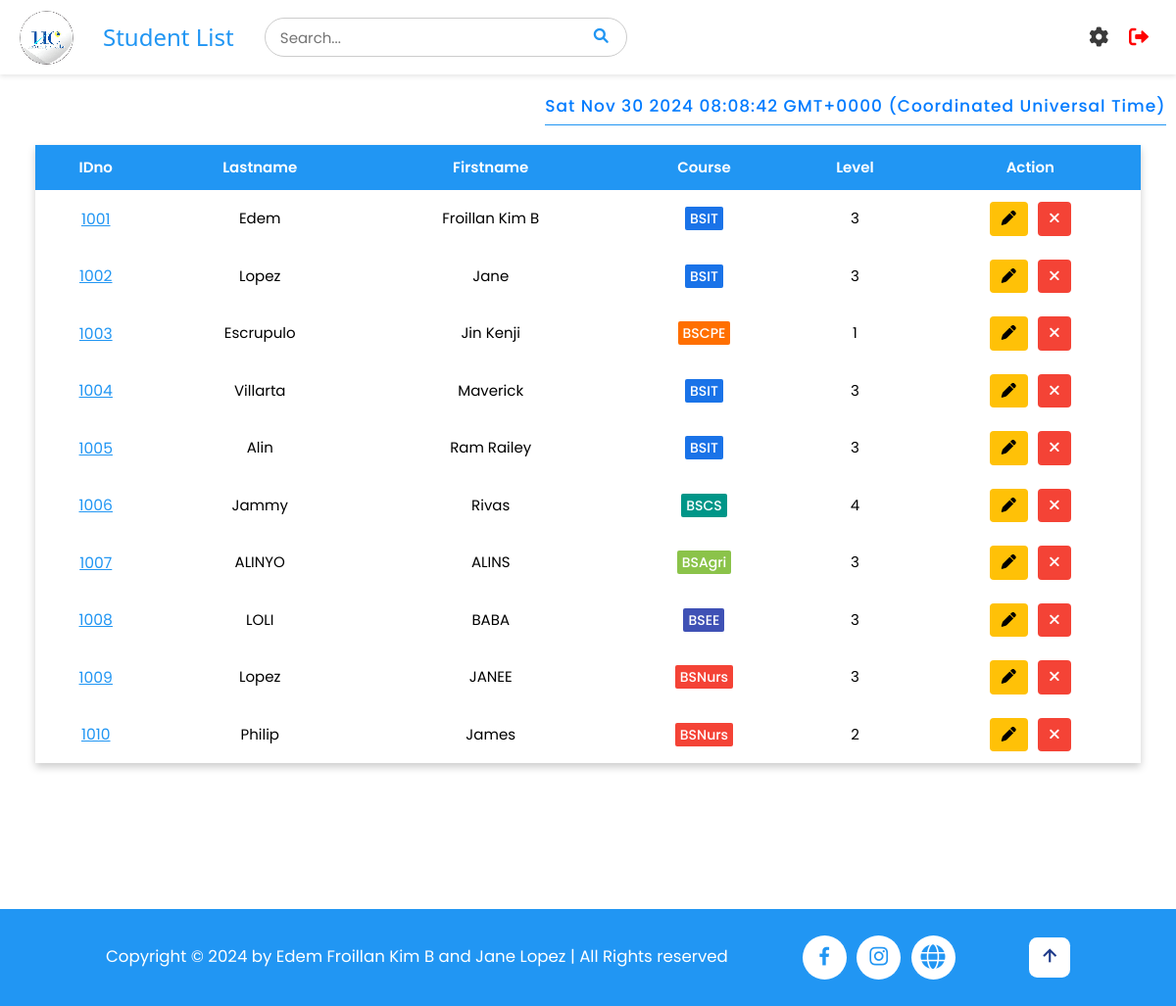
The page /students (signed in) on the database as committed earlier.
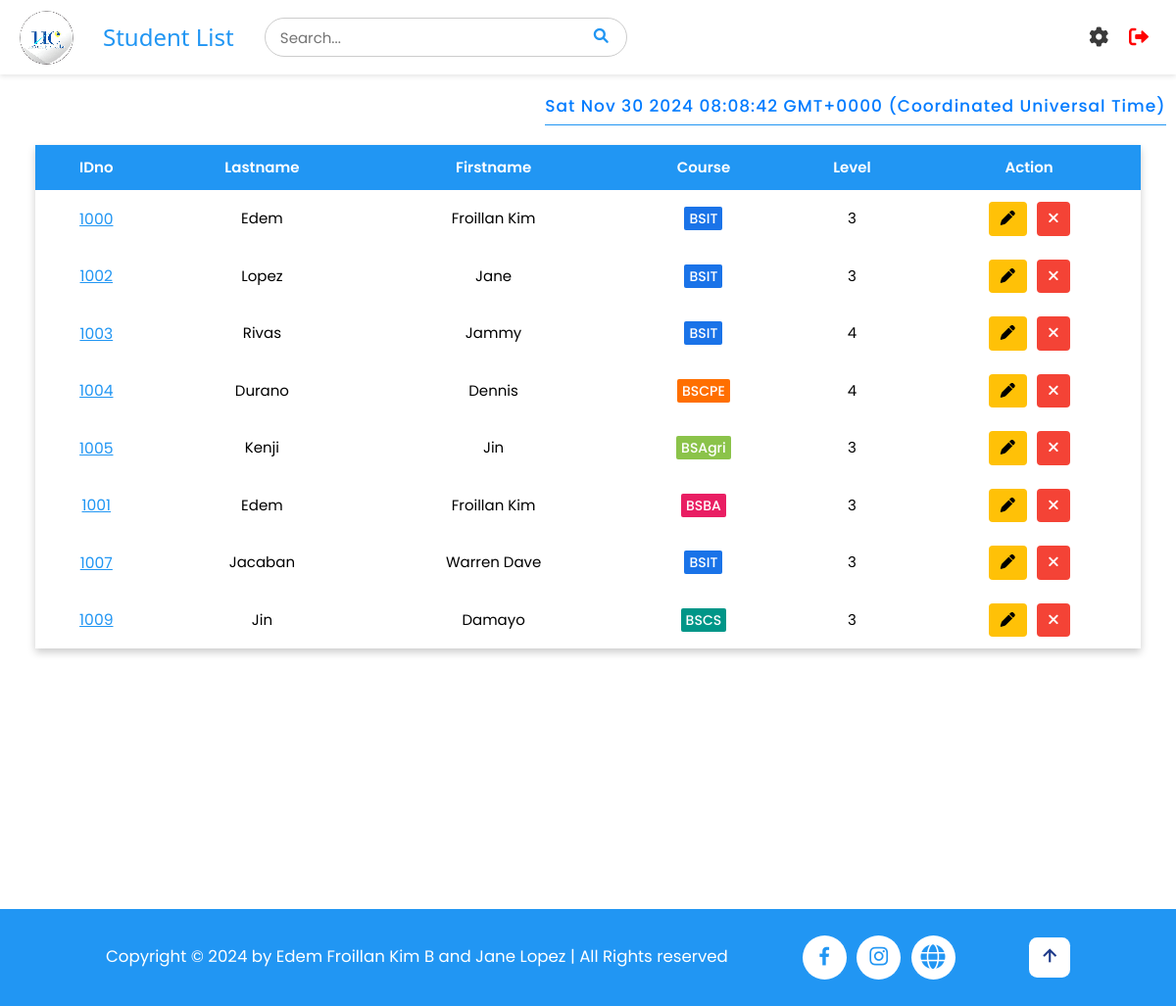
The same page on the database as committed later.
### tables this page shows
CREATE TABLE students (
                    id INTEGER PRIMARY KEY AUTOINCREMENT,
                    idno varchar(10) UNIQUE,
                    firstname varchar(50),
                    lastname varchar(50),
                    course varchar(10),
                    level varchar(5),
                    image TEXT,
                    qrcode TEXT
);

### app.py (the view)
@app.route('/students')
def student_list():
    if 'username' in session:
        pagetitle = "Student List"
        users = get_users()
        students = getall_records('students')
        return render_template('studentlist.html', data=students, pagetitle=pagetitle, users=users)
    else:
        flash("Please log in first!", "warning")
        return redirect(url_for('login'))

### app.py (called while the page is built)
@app.after_request
def after_request(response):
    response.headers['Cache-Control'] = 'no-store, no-cache, must-revalidate, post-check=0, pre-check=0, max-age=0'
    response.headers['Pragma'] = 'no-cache'
    response.headers['Expires'] = '-1'
    if hasattr(session, 'username') and 'username' not in session:
        response.headers['Cache-Control'] = 'no-store'
        response.headers['Pragma'] = 'no-cache'
        response.headers['Expires'] = '-1'
    return response

def get_users() -> object:
    return getall_records('students')

### dbhelper.py (called while the page is built)
def getprocess(sql: str, params=()) -> list:
    db = connect(database)
    cursor = db.cursor()
    cursor.row_factory = Row
    try:
        cursor.execute(sql, params)
        data = cursor.fetchall()
        return data
    finally:
        cursor.close()
        db.close()

def getall_records(table: str) -> list:
    sql = f'SELECT * FROM `{table}`'
    return getprocess(sql)

### templates/studentlist.html (shortened to what this page needs)
{% extends 'base.html' %}
{% block header %}
    {% include 'header.html' %}
{% endblock %}
{% block content %}
<div id="timestamp"></div>
<div class="full container" style="min-height: 100vh;">
<div id="main_container">
    <div class="w3-full" style="padding: 1rem 3%;">
        <div class="styled-table-wrapper">
            <table class="styled-table" id="table">
                <thead>
                    <tr id="tr1">
                        <th>IDno</th>
                        <th class="w3-hide-small">Lastname</th>
                        <th class="w3-hide-small">Firstname</th>
                        <th>Course</th>
                        <th>Level</th>
                        <th class="w3-center">Action</th>
                    </tr>
                </thead>
                <tbody>
                    {% for user in users %}
                    <tr id="tr2">
                        <td class="w3-center" data-cell="IDNO:" id="idno">
                            <a href="#" style="color: #2196F3; font-size: 1.5rem" onclick="viewStudent('{{ user['idno'] }}')">{{ user['idno'] }}</a>
                        </td>
                        <td class="w3-center w3-hide-small" data-cell="LASTNAME:">{{ user["lastname"] }}</td>
                        <td class="w3-center w3-hide-small" data-cell="FIRSTNAME:">{{ user["firstname"] }}</td>
                        <td class="w3-center" data-cell="COURSE:">
                            <span class="course-style course-{{ user['course']|lower }}">
                                {{ user["course"] }}
                            </span>
                        </td>
                        <td class="w3-center level-{{ user['level'] }}" data-cell="LEVEL:">{{ user["level"] }}</td>
                        <td class="w3-center" data-cell="ACTION:" style="display: flex; align-items: center; justify-content: center; gap: 1rem;">
                            <button class="w3-button w3-amber edit-btn edit" onclick="openEditModal('{{ user['idno'] }}', '{{ user['lastname'] }}', '{{ user['firstname'] }}', '{{ user['course'] }}', '{{ user['level'] }}')">
                                <i class="fas fa-pen"></i>
                            </button>
                            <button class="w3-button w3-red delete-btn delete" onclick="openCustomAlert('{{ user['idno'] }}')">
                                <i class="fas fa-times"></i>
                            </button>
                        </td>
                    </tr>
                    {% endfor %}
                </tbody>
            </table>
        </div>
    </div>
</div>
</div>
{% endblock %}

### templates/base.html (shortened to what this page needs)
<!DOCTYPE html>
<html>
<head>
    <link rel='stylesheet' href="{{ url_for('static', filename='css/style.css') }}">
    <link rel="stylesheet" href="https://cdnjs.cloudflare.com/ajax/libs/font-awesome/6.0.0-beta3/css/all.min.css">
    <link href='https://unpkg.com/boxicons@2.1.4/css/boxicons.min.css' rel='stylesheet'>
</head>
<body>
    <div>
        {% block header %}{% endblock %}
        {% block content %}
        {% endblock %}
    </div>
 <footer class="footer">
        <div class="footer-text">
            <p>Copyright &copy; 2024 by Edem Froillan Kim B and Jane Lopez | All Rights reserved</p>
        </div>
        <div class="social-media">
            <a href="https://www.facebook.com/universityofcebuinc"><i class='bx bxl-facebook'></i></a>
            <a href="https://www.instagram.com/ucwebmaster"><i class='bx bxl-instagram'></i></a>
            <a href="https://www.universityofcebu.net/p/scholarship.html?m=1"><i class="fa-solid fa-globe"></i></a>
        </div>
        <div class="footer-iconTop">
            <a href="#home"><i class='bx bx-up-arrow-alt' ></i></a>
        </div>
    </footer>
</body>
</html>

### templates/header.html (shortened to what this page needs)
<div class="header">
    <div class="left-section">
        <img src="../static/images/logo.png" alt="Logo" id="logo">
        <h3 class="pagetitle">{{ pagetitle }}</h3>
        <div class="search" style="position: relative;">
        <input type="text" placeholder="Search..." id="search-bar">
        <button type="submit" id="search-button"><i class="fa fa-search"></i></button>
    </div>
    </div>
    <div class="menu" style="position: relative;">
    <i class="fa solid fa-gear" id="menu-icon"></i>
    <a href="/logout" id="logout">
        <i class="fa fa-sign-out-alt"></i>
    </a>
    </div>
</div>

### templates/base.html (style rules this page uses)
html { font-size: 65%; }

Rows that differ between the two databases and show on the page:
removed students: idno "1001", lastname "Edem", firstname "Froillan Kim B", course "BSIT", level "3"
removed students: idno "1003", lastname "Escrupulo", firstname "Jin Kenji", course "BSCPE", level "1"
removed students: idno "1004", lastname "Villarta", firstname "Maverick", course "BSIT", level "3"
removed students: idno "1005", lastname "Alin", firstname "Ram Railey", course "BSIT", level "3"
removed students: idno "1006", lastname "Jammy", firstname "Rivas", course "BSCS", level "4"
removed students: idno "1007", lastname "ALINYO", firstname "ALINS", course "BSAgri", level "3"
removed students: idno "1008", lastname "LOLI", firstname "BABA", course "BSEE", level "3"
removed students: idno "1009", lastname "Lopez", firstname "JANEE", course "BSNurs", level "3"
removed students: idno "1010", lastname "Philip", firstname "James", course "BSNurs", level "2"
added students: idno "1000", lastname "Edem", firstname "Froillan Kim", course "BSIT", level "3"
added students: idno "1003", lastname "Rivas", firstname "Jammy", course "BSIT", level "4"
added students: idno "1004", lastname "Durano", firstname "Dennis", course "BSCPE", level "4"
added students: idno "1005", lastname "Kenji", firstname "Jin", course "BSAgri", level "3"
added students: idno "1001", lastname "Edem", firstname "Froillan Kim", course "BSBA", level "3"
added students: idno "1007", lastname "Jacaban", firstname "Warren Dave", course "BSIT", level "3"
added students: idno "1009", lastname "Jin", firstname "Damayo", course "BSCS", level "3"
